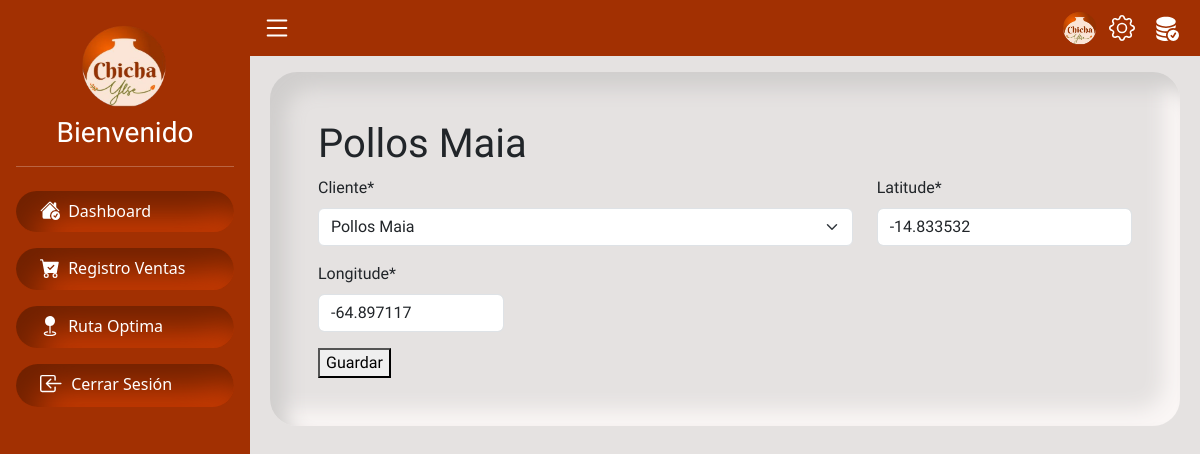
The page /locations/1/edit/ on the database as committed earlier.
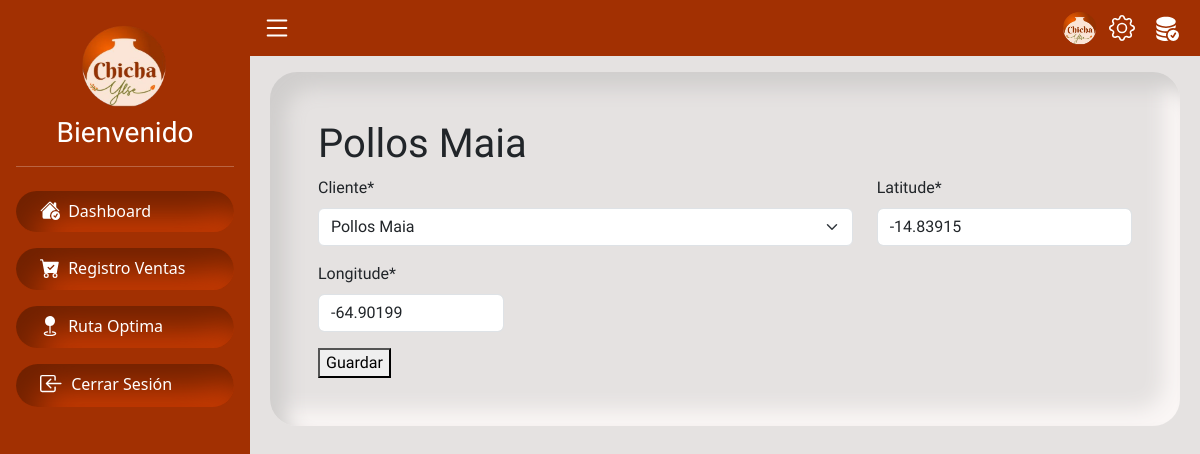
The same page on the database as committed later.
### servicio/models.py (models this page shows)
class Location(models.Model):
    cliente = models.ForeignKey(Cliente, on_delete=models.SET_NULL, null=True, related_name='locacion')
    latitude = models.FloatField()
    longitude = models.FloatField()
    ruta = models.ForeignKey(DivisionEmpleado, on_delete=models.SET_NULL, null=True, blank=True, related_name='locations')
    def __str__(self):
        return self.cliente.negocio

class Cliente(models.Model):
    usuario = models.OneToOneField(User, on_delete=models.CASCADE, related_name='cliente')
    negocio = models.CharField(max_length=100)
    contacto = models.CharField(max_length=15)
    imagen = models.ImageField(upload_to='clientes/', blank=True, null=True)
    def __str__(self):
        return self.negocio

### servicio/views.py (the view)
# urls.py: path('locations/<int:pk>/edit/', views.LocationUpdateView.as_view(), name='location_edit'),
class LocationUpdateView(UpdateView):
    model = Location
    form_class = LocationForm
    template_name = 'funciones/location_form.html'
    success_url = reverse_lazy('combined_list')

### servicio/forms.py
class LocationForm(forms.ModelForm):
    class Meta:
        model = Location
        fields = ['cliente', 'latitude', 'longitude','ruta']

### servicio/templates/funciones/location_form.html (shortened to what this page needs)
{% extends 'base.html' %}
{% load crispy_forms_tags %}
{% block content %}
<br>
<div class="text container-fluid p-5 cont-pange">
    <h1>{{ object|default:"Crear Locación de Negocio" }}</h1>
    <form method="post">
        <div class="row">
            <div class="col-md-8">
                {{ form.cliente|as_crispy_field }}
            </div>
            <div class="col-md-4">
                {{ form.latitude|as_crispy_field }}
            </div>
            <div class="col-md-3">
                {{ form.longitude|as_crispy_field }}
            </div>
        </div>
        <button type="submit">Guardar</button>
    </form>
</div>
{% endblock %}

Rows that differ between the two databases and show on the page:
changed Location "Pollos Maia": latitude "-14.833532" → "-14.83915"; longitude "-64.897117" → "-64.90199"
